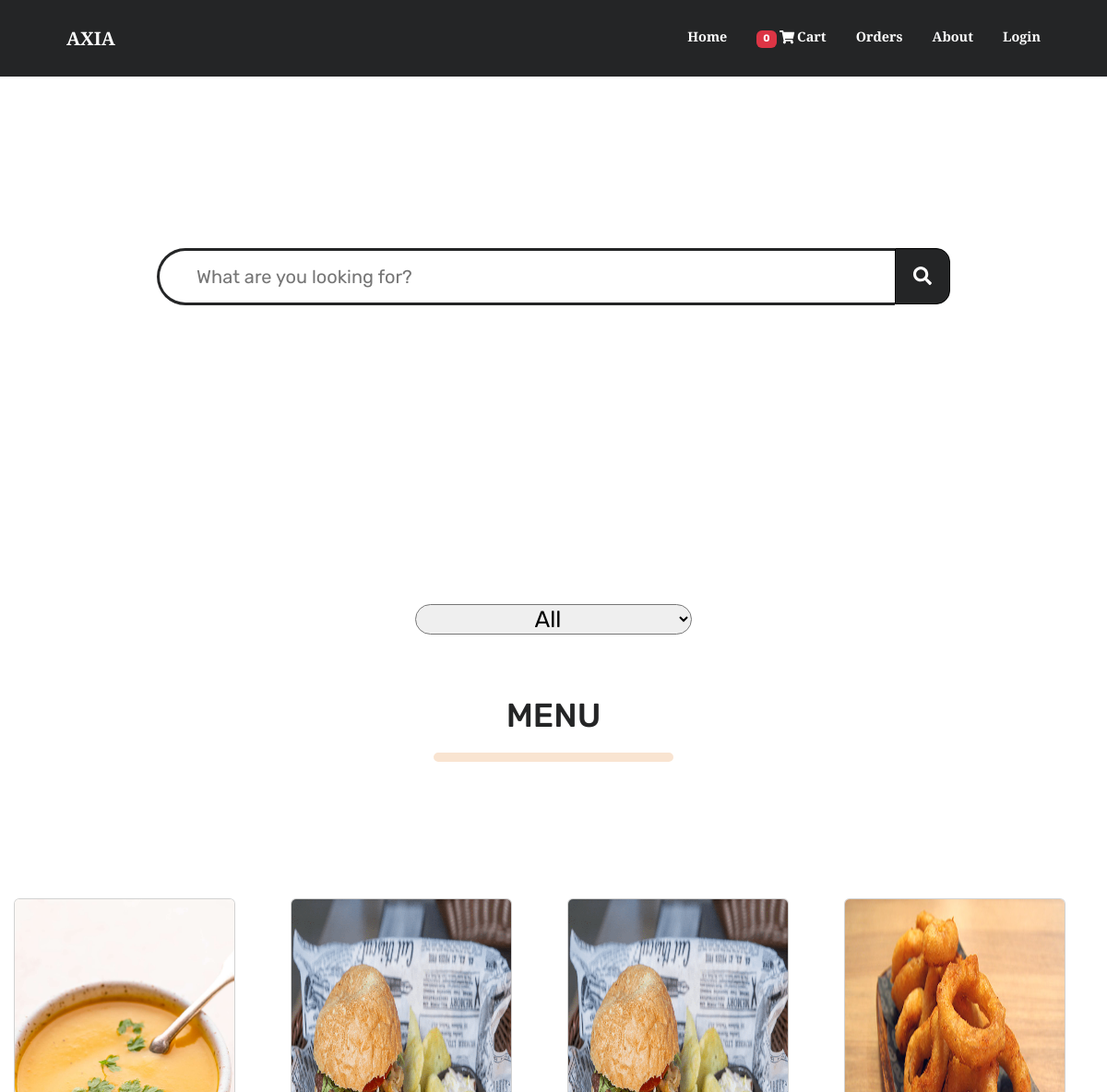
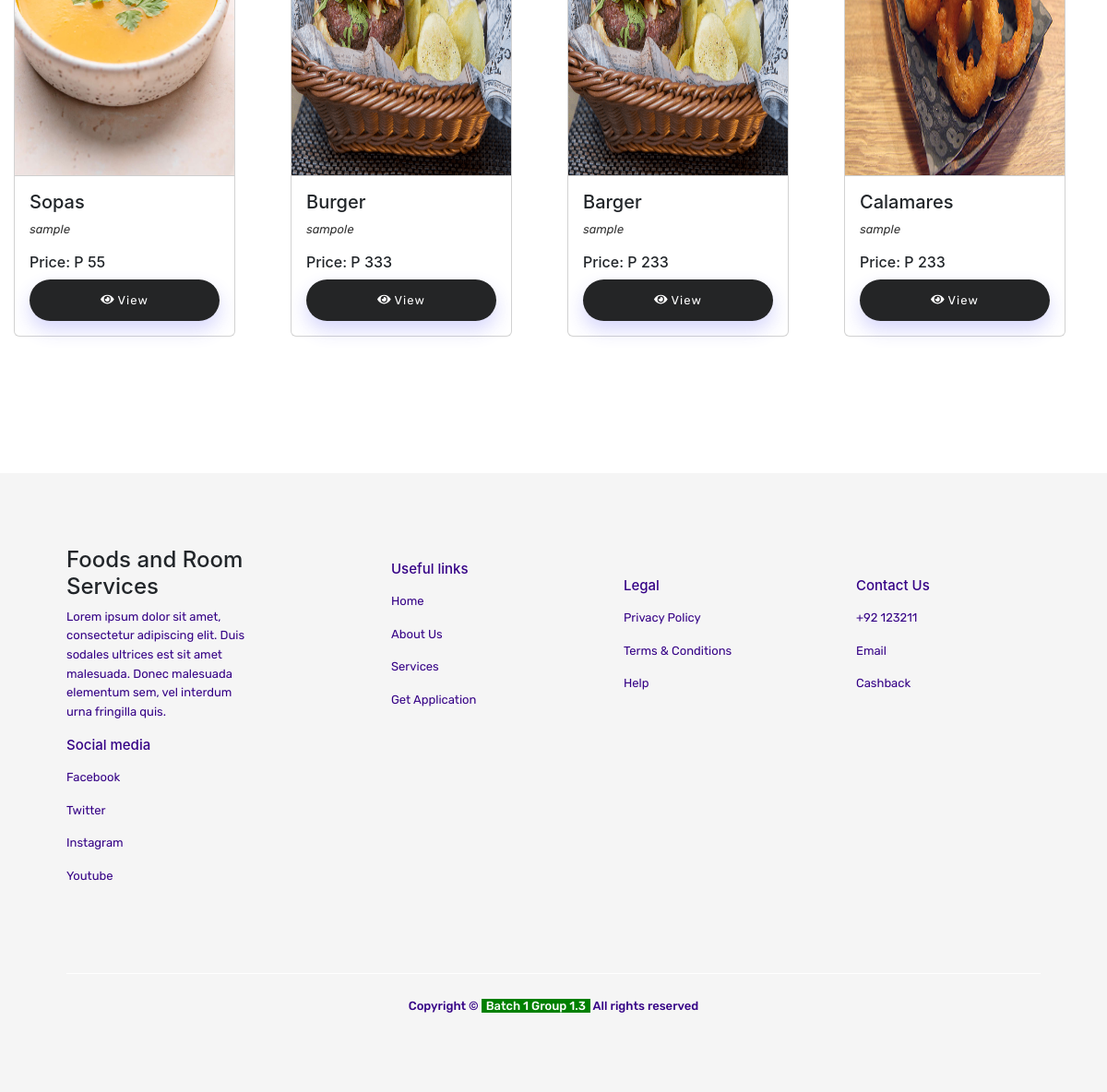
The page / on the database its author committed (2 pictures, top to bottom).
### tables this page shows
CREATE TABLE `product_list` (
  `id` int(30) NOT NULL,
  `category_id` int(30) NOT NULL,
  `name` varchar(100) NOT NULL,
  `description` text NOT NULL,
  `price` float NOT NULL DEFAULT '0',
  `img_path` text NOT NULL,
  `status` tinyint(1) NOT NULL DEFAULT '1' COMMENT '0= unavailable, 2 Available',
  `prod_qty` int(11) NOT NULL
);

### home.php (the view, shortened to what this page needs)
<link href="css/main.css" rel="stylesheet" />
<section id="home">
  <h1 class="h-primary">Axia Hotel Foods and Room Services</h1>
  <div class="wrap">
    <div class="search">
      <input type="text" id="search" class="searchTerm" placeholder="What are you looking for?">
      <button type="submit" class="searchButton" id="searchButton">
        <i class="fa fa-search"></i>
      </button>
    </div>
  </div>
</section>
  <div class="filter">
    <select name="" id="category">
      <option value="all" selected>All</option>
    </select>
  </div>
  <div class="topsellerz">
    <h2>
      <center>MENU
        <hr class="orange-line" />
      </center>
    </h2>
  </div>
  <section class="page-section" id="menu">
    <div id="menu-field" class="card-deck">
    <?php
      include 'admin/db_connect.php';
      $qry = $conn->query("SELECT * FROM  product_list order by rand() ");
      while ($row = $qry->fetch_assoc()):
        ?>
        <div class="col-lg-3" style="margin-bottom: 20px;">
          <div class="card menu-item ">
            <img style="height:400px;" src="assets/img/<?php echo $row['img_path'] ?>" class="card-img-top" alt="...">
            <div class="card-body">
              <h5 class="card-title">
                <?php echo $row['name'] ?>
              </h5>
              <p class="card-text truncate">
                <?php echo $row['description'] ?>
              </p>
              <h6 class="card-title">Price: P
                <?php echo $row['price'] ?>
              </h6>
              <div class="text-center">
                <button class="btn btn-sm btn-outline-primary view_prod btn-block" data-id=<?php echo $row['id'] ?>><i
                    class="fa fa-eye"></i> View</button>
              </div>
            </div>
          </div>
        </div>
      <?php endwhile; ?>
    </div>
  </section>

### css/main.css (style rules this page uses)
:root { --color-first: #E89548; --color-second: #350286; --color-third: #fdf1f3; --color-white: #fff; --text-large: 60px; --text-medium: 23px; --text-regular: 13px; --font-weight-thin: 300; --font-weight-regular: 400; --font-weight-medium: 500; --font-weight-bold: 700; --box-shadow-main: 0px 20px 40px rgba(0, 0, 0, 0.08); --border-radius: 10px; --animate: all 0.3s ease-in-out; }
* { padding: 0; margin: 0; box-sizing: border-box; scroll-behavior: smooth; line-height: 1.3; font-family: "Rubik", sans-serif; }
p { font-size: var(--text-regular); font-weight: var(--font-weight-regular); color: var(--color-second); line-height: 159.1%; }
h1, h2 { color: #E89548; font-size: var(--text-large); font-weight: var(--font-weight-bold); line-height: 71px; margin-bottom: 25px; text-transform: capitalize; }
.btn { position: relative; display: inline-block; padding: 13px 28px; font-size: var(--text-regular); font-weight: var(--font-weight-regular); background-color: #242526; color: var(--color-white); border-radius: 50px; letter-spacing: 1.1px; box-shadow: 0px 10px 20px rgba(58, 62, 240, 0.2); transition: var(--animate); text-align: center; text-transform: capitalize; border: 0px; cursor: pointer; }
@media (max-width: 1200px) { :root { --text-large: 35px; --text-medium: 18px; } }
@media (max-width: 1200px) { h1, h2 { line-height: 50px; margin-bottom: 20px; } }

### home.php (style rules this page uses)
.topsellerz h2 { color: #242526; font-size: 36px; font-weight: 500; text-transform: uppercase; margin-top: 50px; }
hr.orange-line { border: 5px solid #E89548; border-radius: 5px; max-width: 250px; }
@media (min-width: 576px) { .searchTerm { min-width: 800px; background-color: #fff; width: 100%; } }
@media only screen and (min-width: 620px) { .searchTerm { width: 200px; } }
#home { display: flex; flex-direction: column; padding: 3px 200px; height: 550px; justify-content: center; align-items: center; margin-bottom: 90px; }
#home::before { content: ""; position: absolute; background: url("https://i.ibb.co/VxvVMz2/bg1.jpg") no-repeat center center/cover; height: 642px; top: 0px; left: 0px; width: 100%; z-index: -1; opacity: 0.89; }
#home h1 { color: white; text-align: center; font-family: "Bree Serif", serif; }
.search input { font-size: 20px; width: 300px; }
.search { position: relative; display: flex; }
.searchTerm { border: 3px solid #242526; border-right: none; padding: 5px; border-radius: 15px 0 0 15px; outline: none; color: #242526; margin-bottom: 20px; border-top-left-radius: 90px; border-bottom-left-radius: 90px; padding: 15px; text-indent: 25px; }
.searchButton { width: 60px; height: 61px; border: 1px solid black; background: #242526; text-align: center; color: #fff; border-radius: 0 15px 15px 0; cursor: pointer; font-size: 20px; }
.wrap { max-width: 960px; padding: 20px; display: flex; }
.h-primary { display: flex; justify-content: center; align-items: center; min-width: 400px; }
.filter { display: flex; justify-content: center; align-items: center; padding: 15px; }
.filter select { width:300px; font-size: 25px; border-radius: 90px; }
.filter select { text-align: center; }

### rows shown on the page
product_list: img_path (picture), name "Sopas", description "sample", price "55"
product_list: img_path (picture), name "Burger", description "sampole", price "333"
product_list: img_path (picture), name "Barger", description "sample", price "233"
product_list: img_path (picture), name "Calamares", description "sample", price "233"

### other values the page prints
$_SESSION['setting_name'] "AXIA"
